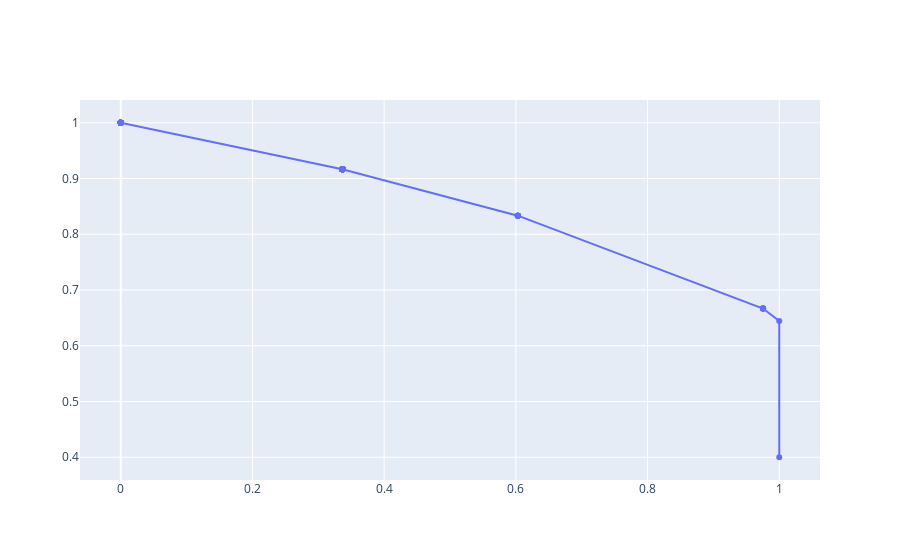

Notebook code cell kept with this figure:
### Code cell
auc, hit_miss_rate = test_auc(1e-4, ctx_info)
print(auc)
fig = go.Figure(data=go.Scatter(x=hit_miss_rate[0], y=hit_miss_rate[1], mode="lines+markers"))
fig.show()

### Figure 1 — Plotly figure (JSON) as saved in the notebook; plotly's stock layout.template omitted (floating-point values rounded to 4 significant figures; data arrays with more than 128 entries replaced by an {"elided": "..."} marker saying what was removed)
{"data": [{"mode": "lines+markers", "type": "scatter", "x": {"elided": "1000 float values"}, "y": {"elided": "1000 float values"}}], "layout": {}}
